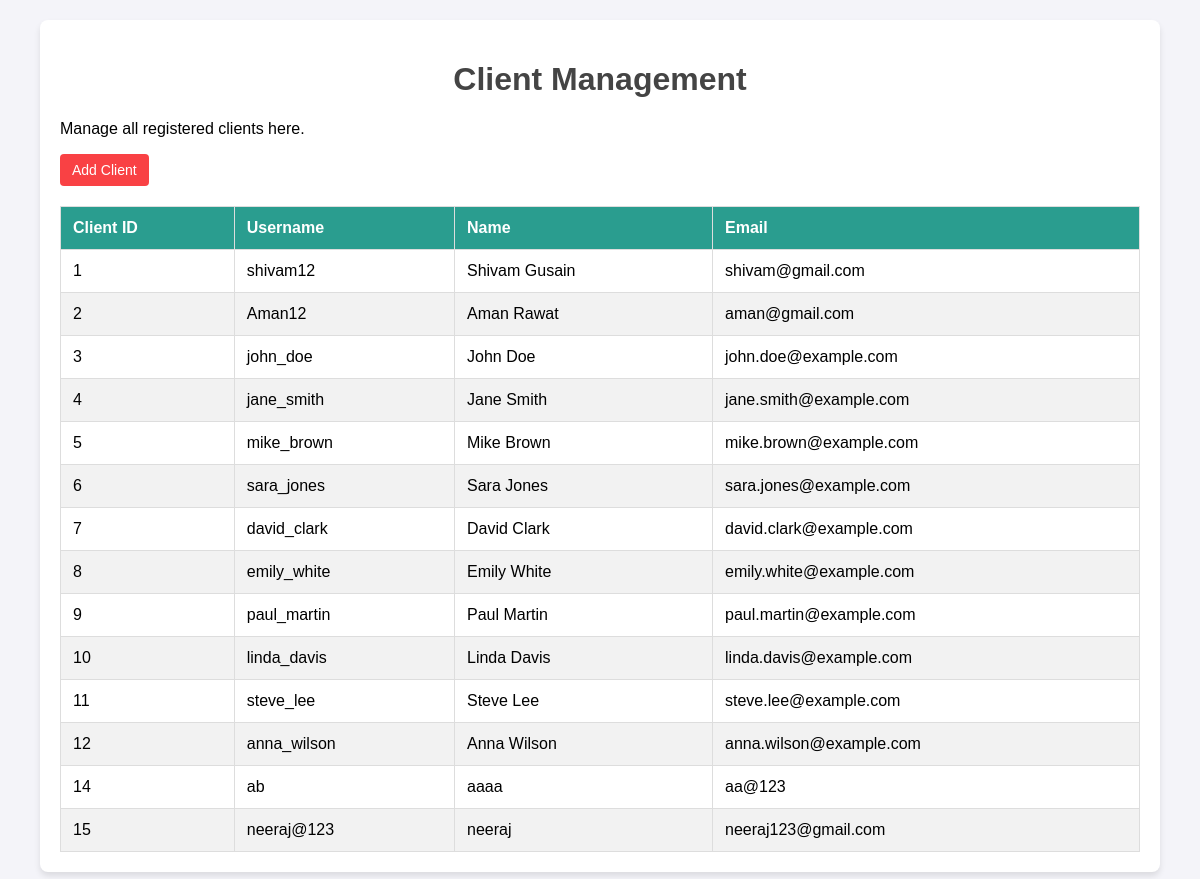
/admin/user-management.php, run on the app's committed database.
### tables this page shows
CREATE TABLE `client` (
  `client_id` int(11) NOT NULL,
  `username` varchar(50) NOT NULL,
  `password` varchar(255) NOT NULL,
  `name` varchar(100) DEFAULT NULL,
  `email` varchar(100) DEFAULT NULL,
  `contact_number` varchar(15) DEFAULT NULL,
  `address` text DEFAULT NULL
);

### admin/user-management.php (the view, shortened to what this page needs)
<?php
$conn = new mysqli("localhost", "root", "", "lawagenc");
$sql = "SELECT * FROM client";
$result = $conn->query($sql);
?>
<!DOCTYPE html>
<html lang="en">
<head>
</head>
<body>
    <div class="wrapper">
        <h1>Client Management</h1>
        <p>Manage all registered clients here.</p>
        <div>
            <button onclick="document.getElementById('addClientForm').style.display = 'block'">Add Client</button>
        </div>
        <table>
            <thead>
                <tr>
                    <th>Client ID</th>
                    <th>Username</th>
                    <th>Name</th>
                    <th>Email</th>
                </tr>
            </thead>
            <tbody>
                <?php while ($row = $result->fetch_assoc()) { ?>
                <tr>
                    <td><?php echo $row['client_id']; ?></td>
                    <td><?php echo $row['username']; ?></td>
                    <td><?php echo $row['name']; ?></td>
                    <td><?php echo $row['email']; ?></td>
                </tr>
                <?php } ?>
            </tbody>
        </table>
    </div>
</body>
</html>

### admin/user-management.php (style rules this page uses)
body { font-family: Arial, sans-serif; background-color: #f4f4f9; margin: 0; padding: 0; }
.wrapper { width: 90%; margin: 20px auto; padding: 20px; background: #fff; border-radius: 8px; box-shadow: 0 4px 6px rgba(0, 0, 0, 0.1); }
h1 { text-align: center; color: #444; }
table { width: 100%; border-collapse: collapse; margin-top: 20px; }
table th, table td { text-align: left; padding: 12px; border: 1px solid #ddd; }
table th { background-color: #2a9d8f; color: white; }
table tr:nth-child(even) { background-color: #f2f2f2; }
button { background-color: #f94144; color: white; border: none; padding: 8px 12px; border-radius: 4px; cursor: pointer; font-size: 14px; }

### data on the page
client: client_id "1", username "shivam12", name "Shivam Gusain", email "shivam@gmail.com"
client: client_id "2", username "Aman12", name "Aman Rawat", email "aman@gmail.com"
client: client_id "3", username "john_doe", name "John Doe", email "john.doe@example.com"
client: client_id "4", username "jane_smith", name "Jane Smith", email "jane.smith@example.com"
client: client_id "5", username "mike_brown", name "Mike Brown", email "mike.brown@example.com"
client: client_id "6", username "sara_jones", name "Sara Jones", email "sara.jones@example.com"
client: client_id "7", username "david_clark", name "David Clark", email "david.clark@example.com"
client: client_id "8", username "emily_white", name "Emily White", email "emily.white@example.com"
client: client_id "9", username "paul_martin", name "Paul Martin", email "paul.martin@example.com"
client: client_id "10", username "linda_davis", name "Linda Davis", email "linda.davis@example.com"
client: client_id "11", username "steve_lee", name "Steve Lee", email "steve.lee@example.com"
client: client_id "12", username "anna_wilson", name "Anna Wilson", email "anna.wilson@example.com"
client: client_id "14", username "ab", name "aaaa", email "aa@123"
client: client_id "15", username "neeraj@123", name "neeraj", email "neeraj123@gmail.com"
